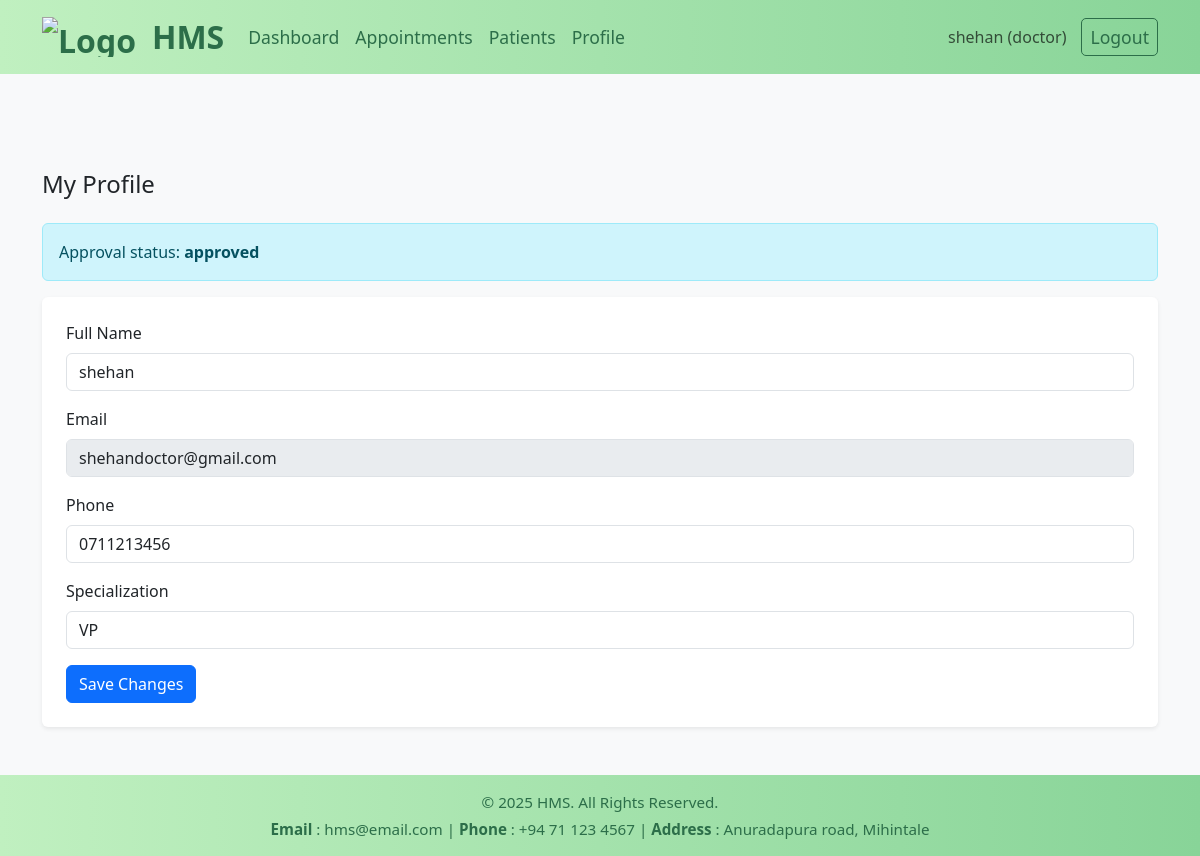
/doctor/profile.php (signed in), run on the app's committed database.
### tables this page shows
CREATE TABLE `doctors` (
  `id` int(11) NOT NULL,
  `user_id` int(11) NOT NULL,
  `specialization` varchar(100) NOT NULL,
  `license_no` varchar(50) NOT NULL,
  `approval_status` enum('pending','approved','rejected') DEFAULT 'pending'
);

CREATE TABLE `users` (
  `id` int(11) NOT NULL,
  `role` enum('admin','doctor','patient') NOT NULL,
  `email` varchar(120) NOT NULL,
  `password_hash` varchar(255) NOT NULL,
  `full_name` varchar(120) NOT NULL,
  `phone` varchar(20) DEFAULT NULL,
  `is_active` tinyint(1) NOT NULL DEFAULT 1,
  `created_at` timestamp NOT NULL DEFAULT current_timestamp()
);

### doctor/profile.php (the view, shortened to what this page needs)
<?php
require_once __DIR__ . '/../includes/auth.php';
include __DIR__ . '/../includes/header.php';
$uid = $_SESSION['user']['id'];
$info = $conn->query("
    SELECT u.full_name, u.email, u.phone, d.specialization, d.approval_status
    FROM users u
    JOIN doctors d ON u.id=d.user_id
    WHERE u.id=$uid
")->fetch_assoc();
?>
<div class="container my-5">
    <h4 class="mb-4">My Profile</h4>
    <div class="alert alert-info">
        Approval status: <strong><?= htmlspecialchars($info['approval_status']) ?></strong>
    </div>
    <form method="post" class="bg-white p-4 rounded shadow-sm">
        <div class="mb-3">
            <label class="form-label">Full Name</label>
            <input type="text" name="full_name" class="form-control" value="<?= htmlspecialchars($info['full_name']) ?>"
                required>
        </div>
        <div class="mb-3">
            <label class="form-label">Email</label>
            <input type="email" class="form-control" value="<?= htmlspecialchars($info['email']) ?>" disabled>
        </div>
        <div class="mb-3">
            <label class="form-label">Phone</label>
            <input type="text" name="phone" class="form-control" value="<?= htmlspecialchars($info['phone']) ?>">
        </div>
        <div class="mb-3">
            <label class="form-label">Specialization</label>
            <input type="text" name="specialization" class="form-control"
                value="<?= htmlspecialchars($info['specialization']) ?>" required>
        </div>
        <button type="submit" class="btn btn-primary">Save Changes</button>
    </form>
</div>
<?php include __DIR__ . '/../includes/footer.php'; ?>

### includes/footer.php (style rules this page uses)
html, body { height: 100%; margin: 0; }
body { display: flex; flex-direction: column; min-height: 100vh; }

### data on the page
doctors: approval_status "approved", full_name "shehan", user.email "shehandoctor@gmail.com", phone "0711213456", specialization "VP"

### other printed values
$_SESSION['user']['full_name'] "shehan"
$_SESSION['user']['role'] "doctor"
